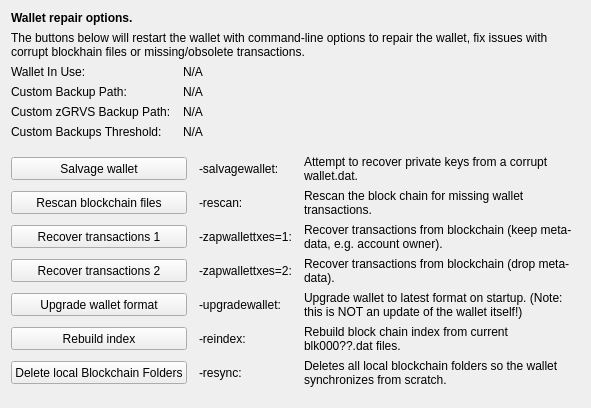
     <widget class="QWidget" name="tab_repair">
      <attribute name="title">
       <string>&amp;Wallet Repair</string>
      </attribute>
      <layout class="QGridLayout" name="gridLayout_4" columnstretch="0,0,0,0">
       <property name="horizontalSpacing">
        <number>12</number>
       </property>
       <item row="0" column="0" colspan="4">
        <widget class="QLabel" name="label_repair_header">
         <property name="font">
          <font>
           <weight>75</weight>
           <bold>true</bold>
          </font>
         </property>
         <property name="text">
          <string>Wallet repair options.</string>
         </property>
        </widget>
       </item>
       <item row="1" column="0" colspan="4">
        <widget class="QLabel" name="label_repair_helptext">
         <property name="font">
          <font>
           <weight>50</weight>
           <bold>false</bold>
          </font>
         </property>
         <property name="text">
          <string>The buttons below will restart the wallet with command-line options to repair the wallet, fix issues with corrupt blockhain files or missing/obsolete transactions.</string>
         </property>
         <property name="wordWrap">
          <bool>true</bool>
         </property>
        </widget>
       </item>
       <item row="2" column="0">
        <widget class="QLabel" name="wallet_path_label">
         <property name="text">
          <string>Wallet In Use:</string>
         </property>
        </widget>
       </item>
       <item row="2" column="1" colspan="3">
        <widget class="QLabel" name="wallet_path">
         <property name="cursor">
          <cursorShape>IBeamCursor</cursorShape>
         </property>
         <property name="text">
          <string>N/A</string>
         </property>
         <property name="textFormat">
          <enum>Qt::PlainText</enum>
         </property>
         <property name="textInteractionFlags">
          <set>Qt::LinksAccessibleByMouse|Qt::TextSelectableByKeyboard|Qt::TextSelectableByMouse</set>
         </property>
        </widget>
       </item>
       <item row="3" column="0">
        <widget class="QLabel" name="wallet_custombackuppath_label">
         <property name="text">
          <string>Custom Backup Path:</string>
         </property>
         <property name="visible">
          <bool>false</bool>
         </property>
        </widget>
       </item>
       <item row="3" column="1" colspan="3">
        <widget class="QLabel" name="wallet_custombackuppath">
         <property name="cursor">
          <cursorShape>IBeamCursor</cursorShape>
         </property>
         <property name="text">
          <string>N/A</string>
         </property>
         <property name="textFormat">
          <enum>Qt::PlainText</enum>
         </property>
         <property name="textInteractionFlags">
          <set>Qt::LinksAccessibleByMouse|Qt::TextSelectableByKeyboard|Qt::TextSelectableByMouse</set>
         </property>
         <property name="visible">
          <bool>false</bool>
         </property>
        </widget>
       </item>
       <item row="4" column="0">
        <widget class="QLabel" name="wallet_customzpivbackuppath_label">
         <property name="text">
          <string>Custom zGRVS Backup Path:</string>
         </property>
         <property name="visible">
          <bool>false</bool>
         </property>
        </widget>
       </item>
       <item row="4" column="1" colspan="3">
        <widget class="QLabel" name="wallet_customzpivbackuppath">
         <property name="cursor">
          <cursorShape>IBeamCursor</cursorShape>
         </property>
         <property name="text">
          <string>N/A</string>
         </property>
         <property name="textFormat">
          <enum>Qt::PlainText</enum>
         </property>
         <property name="textInteractionFlags">
          <set>Qt::LinksAccessibleByMouse|Qt::TextSelectableByKeyboard|Qt::TextSelectableByMouse</set>
         </property>
         <property name="visible">
          <bool>false</bool>
         </property>
        </widget>
       </item>
       <item row="5" column="0">
        <widget class="QLabel" name="wallet_custombackupthreshold_label">
         <property name="text">
          <string>Custom Backups Threshold:</string>
         </property>
         <property name="visible">
          <bool>false</bool>
         </property>
        </widget>
       </item>
       <item row="5" column="1" colspan="3">
        <widget class="QLabel" name="wallet_custombackupthreshold">
         <property name="cursor">
          <cursorShape>IBeamCursor</cursorShape>
         </property>
         <property name="text">
          <string>N/A</string>
         </property>
         <property name="textFormat">
          <enum>Qt::PlainText</enum>
         </property>
         <property name="textInteractionFlags">
          <set>Qt::LinksAccessibleByMouse|Qt::TextSelectableByKeyboard|Qt::TextSelectableByMouse</set>
         </property>
         <property name="visible">
          <bool>false</bool>
         </property>
        </widget>
       </item>
       <item row="6" column="0">
        <spacer name="verticalSpacer_repair1">
         <property name="orientation">
          <enum>Qt::Vertical</enum>
         </property>
         <property name="sizeHint" stdset="0">
          <size>
           <width>10</width>
           <height>10</height>
          </size>
         </property>
        </spacer>
       </item>
       <item row="7" column="0" colspan="2">
        <widget class="QPushButton" name="btn_salvagewallet">
         <property name="minimumSize">
          <size>
           <width>100</width>
           <height>23</height>
          </size>
         </property>
         <property name="text">
          <string>Salvage wallet</string>
         </property>
        </widget>
       </item>
       <item row="7" column="2">
        <widget class="QLabel" name="label_repair_salvage_command">
         <property name="text">
          <string notr="true">-salvagewallet:</string>
         </property>
        </widget>
       </item>
       <item row="7" column="3">
        <widget class="QLabel" name="label_repair_salvage">
         <property name="text">
          <string>Attempt to recover private keys from a corrupt wallet.dat.</string>
         </property>
         <property name="wordWrap">
          <bool>true</bool>
         </property>
        </widget>
       </item>
       <item row="8" column="0" colspan="2">
        <widget class="QPushButton" name="btn_rescan">
         <property name="minimumSize">
          <size>
           <width>100</width>
           <height>23</height>
          </size>
         </property>
         <property name="text">
          <string>Rescan blockchain files</string>
         </property>
        </widget>
       </item>
       <item row="8" column="2">
        <widget class="QLabel" name="label_repair_rescan_command">
         <property name="text">
          <string notr="true">-rescan:</string>
         </property>
        </widget>
       </item>
       <item row="8" column="3">
        <widget class="QLabel" name="label_repair_rescan">
         <property name="text">
          <string>Rescan the block chain for missing wallet transactions.</string>
         </property>
         <property name="wordWrap">
          <bool>true</bool>
         </property>
        </widget>
       </item>
       <item row="9" column="0" colspan="2">
        <widget class="QPushButton" name="btn_zapwallettxes1">
         <property name="minimumSize">
          <size>
           <width>100</width>
           <height>23</height>
          </size>
         </property>
         <property name="text">
          <string>Recover transactions 1</string>
         </property>
        </widget>
       </item>
       <item row="9" column="2">
        <widget class="QLabel" name="label_repair_zap1_command">
         <property name="text">
          <string notr="true">-zapwallettxes=1:</string>
         </property>
        </widget>
       </item>
       <item row="9" column="3">
        <widget class="QLabel" name="label_repair_zap1">
         <property name="text">
          <string>Recover transactions from blockchain (keep meta-data, e.g. account owner).</string>
         </property>
         <property name="wordWrap">
          <bool>true</bool>
         </property>
        </widget>
       </item>
       <item row="10" column="0" colspan="2">
        <widget class="QPushButton" name="btn_zapwallettxes2">
         <property name="minimumSize">
          <size>
           <width>100</width>
           <height>23</height>
          </size>
         </property>
         <property name="text">
          <string>Recover transactions 2</string>
         </property>
        </widget>
       </item>
       <item row="10" column="2">
        <widget class="QLabel" name="label_repair_zap2_command">
         <property name="text">
          <string notr="true">-zapwallettxes=2:</string>
         </property>
        </widget>
       </item>
       <item row="10" column="3">
        <widget class="QLabel" name="label_repair_zap2">
         <property name="text">
          <string>Recover transactions from blockchain (drop meta-data).</string>
         </property>
         <property name="wordWrap">
          <bool>true</bool>
         </property>
        </widget>
       </item>
       <item row="11" column="0" colspan="2">
        <widget class="QPushButton" name="btn_upgradewallet">
         <property name="minimumSize">
          <size>
           <width>100</width>
           <height>23</height>
          </size>
         </property>
         <property name="text">
          <string>Upgrade wallet format</string>
         </property>
        </widget>
       </item>
       <item row="11" column="2">
        <widget class="QLabel" name="label_repair_upgrade_command">
         <property name="text">
          <string notr="true">-upgradewallet:</string>
         </property>
        </widget>
       </item>
       <item row="11" column="3">
        <widget class="QLabel" name="label_repair_upgrade">
         <property name="text">
          <string>Upgrade wallet to latest format on startup. (Note: this is NOT an update of the wallet itself!)</string>
         </property>
         <property name="wordWrap">
          <bool>true</bool>
         </property>
        </widget>
       </item>
       <item row="12" column="0" colspan="2">
        <widget class="QPushButton" name="btn_reindex">
         <property name="minimumSize">
          <size>
           <width>100</width>
           <height>23</height>
          </size>
         </property>
         <property name="text">
          <string>Rebuild index</string>
         </property>
        </widget>
       </item>
       <item row="12" column="2">
        <widget class="QLabel" name="label_repair_reindex_command">
         <property name="text">
          <string notr="true">-reindex:</string>
         </property>
        </widget>
       </item>
       <item row="12" column="3">
        <widget class="QLabel" name="label_repair_reindex">
         <property name="text">
          <string>Rebuild block chain index from current blk000??.dat files.</string>
         </property>
         <property name="wordWrap">
          <bool>true</bool>
         </property>
        </widget>
       </item>
       <item row="13" column="0" colspan="2">
        <widget class="QPushButton" name="btn_resync">
         <property name="minimumSize">
          <size>
           <width>100</width>
           <height>23</height>
          </size>
         </property>
         <property name="text">
          <string>Delete local Blockchain Folders</string>
         </property>
        </widget>
       </item>
       <item row="13" column="2">
        <widget class="QLabel" name="label_repair_resync_command">
         <property name="text">
          <string>-resync:</string>
         </property>
        </widget>
       </item>
       <item row="13" column="3">
        <widget class="QLabel" name="label_repair_resync">
         <property name="text">
          <string>Deletes all local blockchain folders so the wallet synchronizes from scratch.</string>
         </property>
         <property name="wordWrap">
          <bool>true</bool>
         </property>
        </widget>
       </item>
       <item row="14" column="0">
        <spacer name="verticalSpacer_repair2">
         <property name="orientation">
          <enum>Qt::Vertical</enum>
         </property>
         <property name="sizeHint" stdset="0">
          <size>
           <width>20</width>
           <height>10</height>
          </size>
         </property>
        </spacer>
       </item>
      </layout>
     </widget>
